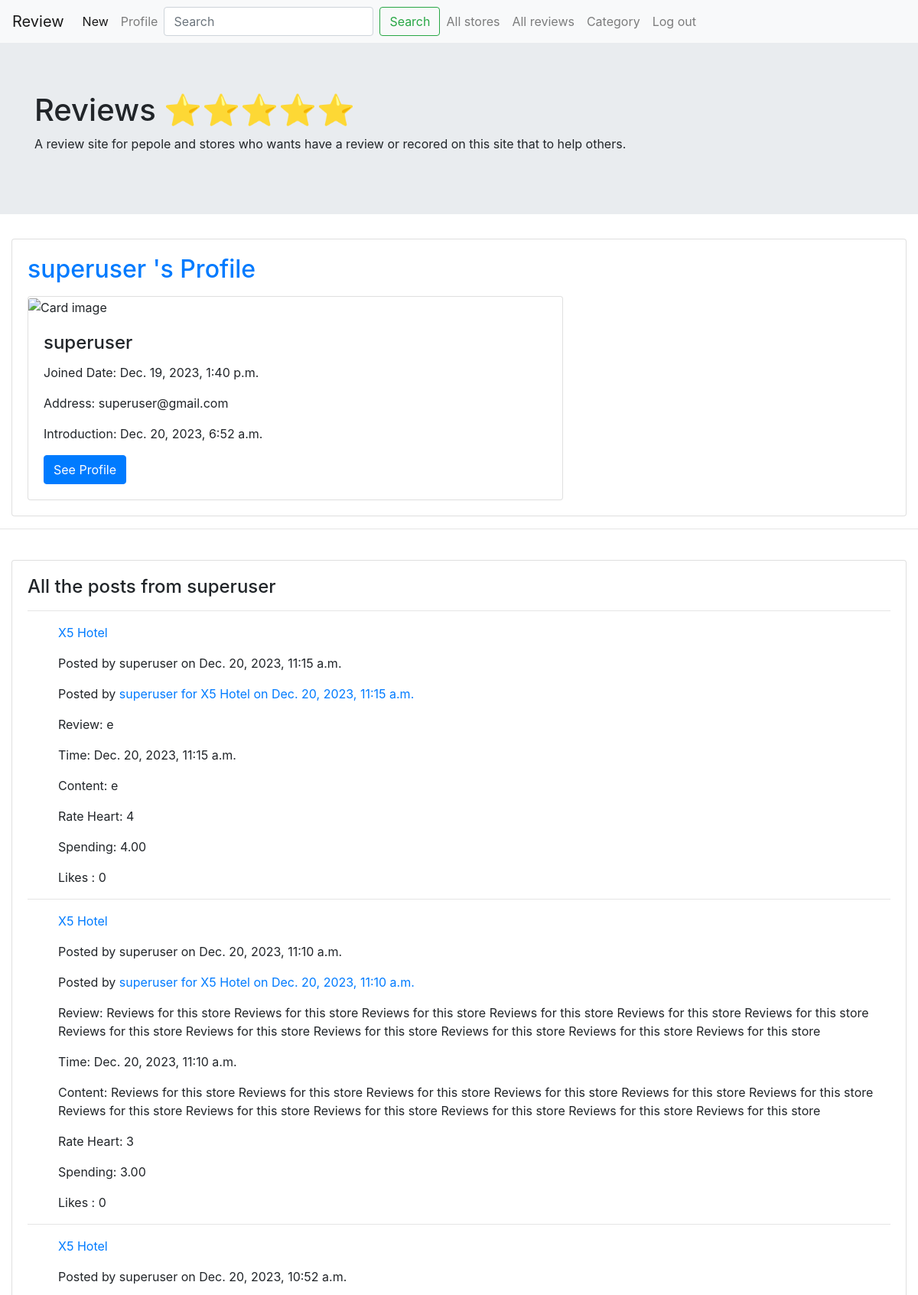
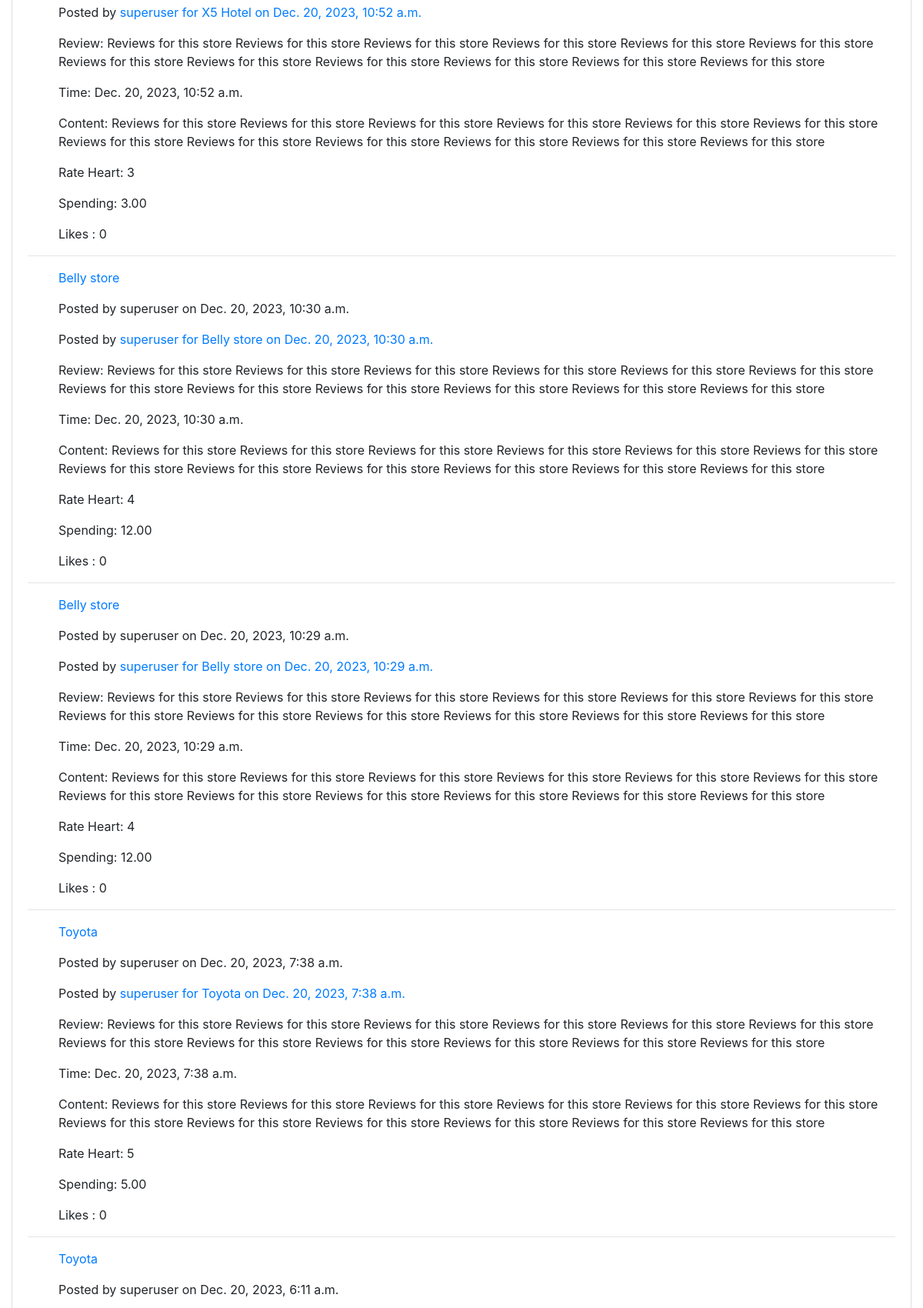
Screenshot of /rate/user_profile/2/ (signed in, upper part) with the database file from the repository (2 pictures, top to bottom).
### rate/models.py (models this page shows, shortened)
class User(AbstractUser):
    pass

class Review(models.Model):
    user = models.ForeignKey(User, on_delete=models.CASCADE)
    store = models.ForeignKey(Store, on_delete=models.CASCADE)
    content = models.TextField(max_length=500)
    spending = models.DecimalField(max_digits=10, decimal_places=2)
    timestamp = models.DateTimeField(auto_now_add=True)
    image_url = models.URLField(max_length=200, null=True, blank=True)
    link_url = models.URLField(max_length=200, null=True, blank=True)
    likes = models.PositiveIntegerField(default=0)
    star_rating = models.IntegerField(choices=[(1, '1 star'), (2, '2 stars'), (3, '3 stars'), (4, '4 stars'), (5, '5 stars')], default=1)
    def __str__(self):
        return f"{self.user.username}'s Review for {self.store.name}"

class Store(models.Model):
    name = models.CharField(max_length=200)
    Joined_date = models.DateTimeField("date Joined")
    address = models.CharField(max_length=400)
    introduction = models.CharField(max_length=400)
    opening_time = models.TimeField()
    closing_time = models.TimeField()
    category = models.ForeignKey(Category, on_delete=models.SET_NULL, null=True, blank=True, related_name='store_categories')
    image_url = models.URLField(max_length=200, null=True, blank=True, default="")
    link_url = models.URLField(max_length=200, null=True, blank=True)
    star_rating = models.IntegerField(choices=[(1, '1 star'), (2, '2 stars'), (3, '3 stars'), (4, '4 stars'), (5, '5 stars')], default=1)
    def __str__(self):
        return self.name

### rate/views.py (the view)
# urls.py: path('user_profile/<int:user_id>/', views.user_profile, name='user_profile'),
@login_required
def user_profile(request, user_id):
    user = get_object_or_404(User, id = user_id)
    user_reviews = Review.objects.filter(user=user).order_by('-timestamp')
    paginator = Paginator(user_reviews, 10)  # Show 10 reviews per page.
    page = request.GET.get('page')
    try:
        paginated_user_reviews = paginator.page(page)
    except PageNotAnInteger:
        paginated_user_reviews = paginator.page(1)
    except EmptyPage:
        paginated_user_reviews = paginator.page(paginator.num_pages)
    context = {
        'user': user,
        'user_reviews': user_reviews,
        'paginated_user_reviews':paginated_user_reviews
    }
    print(context)
    return render(request, 'rate/user_profile.html', context)

### rate/templates/rate/user_profile.html (shortened to what this page needs)
{% extends 'rate/layout.html' %}
{% load static %}
{% block body %}
{% block content %}
<div class="container-fluid">
    <div class="store-container">
        <div class="card">
            <div class="card-body">
                <h2><a href="{% url 'user_profile' user_id=user.id %}">{{ user.username }} 's Profile</a></h2>
                <div class="card" style="width:700px">
                    <div class="review" data-post-id="{{ review.id }}">
                        <div class="card-body">
                            <h4 class="card-title">{{ user.username }}</h4>
                            <p class="card-text">Joined Date: {{ user.date_joined }}</p>
                            <p class="card-text">Address: {{ user.email }}</p>
                            <p class="card-text">Introduction: {{ user.last_login }}</p>
                            <a href="#" class="btn btn-primary stretched-link">See Profile</a>
                        </div>
                    </div>
                </div>
            </div>
        </div>
    </div>
</div>
    <hr>
    <br>
<div class="container-fluid">
    <div class="store-container">
        <div class="card">
            <div class="card-body">
                <h4>All the posts from {{ user.username }}</h4>
                <hr>
                {% for review in user_reviews %}
                <div class="user_reviews">
                    <ul>
                        <div class="reviews" data-post-id="{{ review.id }}">
                            <p><a href="{% url 'store_profile' review.store.id %}">{{ review.store.name }}</a></p>
                            <p>Posted by {{ review.user }} on {{ review.timestamp }}</p>
                            <p>Posted by <a href="{% url 'user_profile' user.id %}"> {{ review.user }} for {{ review.store }} on {{ review.timestamp }} </a> </p>
                            <p>Review: {{ review.content }}</p>
                            <p>Time: {{ review.timestamp }}</p>
                            <p>Content: {{ review.content }}</p>
                            <p>Rate Heart: {{ review.star_rating }}</p>
                            <p>Spending: {{ review.spending }}</p>
                            <p>Likes : {{ review.likes }}</p>
                        </div>
                    </ul>
                </div>
                <hr>
                {% endfor %}
            </div>
        </div>
    </div>
</div>
{% endblock %}
{% endblock %}

### rows the page displays
User: username "superuser"
Review: store.name "X5 Hotel", user "superuser", timestamp "Dec. 20, 2023, 11:15 a.m.", store "X5 Hotel", content "e", star_rating "4", spending "4.00", likes "0"
Review: store.name "X5 Hotel", user "superuser", timestamp "Dec. 20, 2023, 11:10 a.m.", store "X5 Hotel", content "Reviews for this store Reviews for this store Reviews for this store Reviews for this store Reviews for this store Reviews for this store Reviews for this store Reviews for this store Reviews for this store Reviews for this store Reviews for this store Reviews for this store", star_rating "3", spending "3.00", likes "0"
Review: store.name "X5 Hotel", user "superuser", timestamp "Dec. 20, 2023, 10:52 a.m.", store "X5 Hotel", content "Reviews for this store Reviews for this store Reviews for this store Reviews for this store Reviews for this store Reviews for this store Reviews for this store Reviews for this store Reviews for this store Reviews for this store Reviews for this store Reviews for this store", star_rating "3", spending "3.00", likes "0"
Review: store.name "Belly store", user "superuser", timestamp "Dec. 20, 2023, 10:30 a.m.", store "Belly store", content "Reviews for this store Reviews for this store Reviews for this store Reviews for this store Reviews for this store Reviews for this store Reviews for this store Reviews for this store Reviews for this store Reviews for this store Reviews for this store Reviews for this store", star_rating "4", spending "12.00", likes "0"
Review: store.name "Belly store", user "superuser", timestamp "Dec. 20, 2023, 10:29 a.m.", store "Belly store", content "Reviews for this store Reviews for this store Reviews for this store Reviews for this store Reviews for this store Reviews for this store Reviews for this store Reviews for this store Reviews for this store Reviews for this store Reviews for this store Reviews for this store", star_rating "4", spending "12.00", likes "0"
Review: store.name "Toyota", user "superuser", timestamp "Dec. 20, 2023, 7:38 a.m.", store "Toyota", content "Reviews for this store Reviews for this store Reviews for this store Reviews for this store Reviews for this store Reviews for this store Reviews for this store Reviews for this store Reviews for this store Reviews for this store Reviews for this store Reviews for this store", star_rating "5", spending "5.00", likes "0"
Review: store.name "Toyota", user "superuser", timestamp "Dec. 20, 2023, 6:11 a.m."
